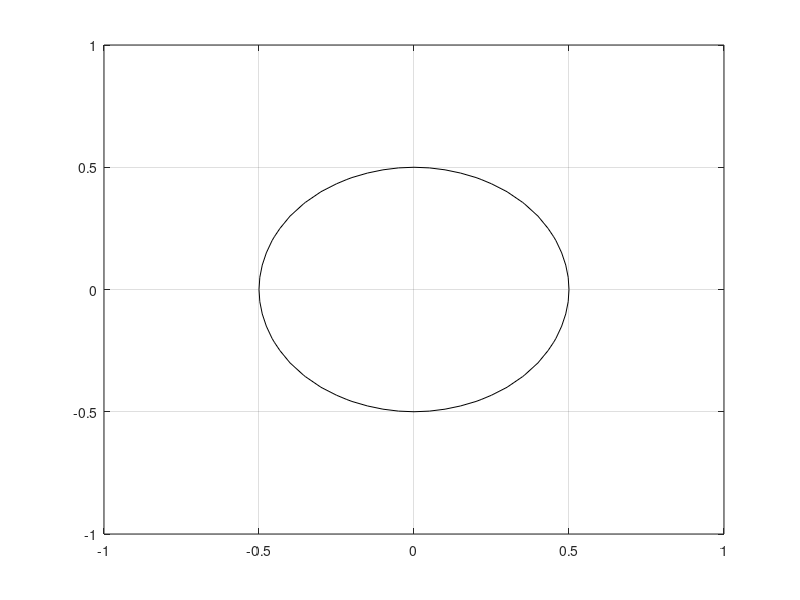

This figure's MATLAB source: (Note: this script raises an error after producing the figure.)
 %% (6/1/11, part 1 )
function main()
    a   =   -1; b =1; c= -1; d = 1;
    numSweeps = 1;
    C   =   1;
    dx  =   .05;
    dt  =   dx^2/4;
    xV  = (a:dx:b)';
    yV  = (c:dx:d)';
    fT  =  .01;
    pTime = fT/4;
    crs =   [ 'm', 'r', 'b', 'c', 'k', 'y', 'm', 'y' ];
    lgnd =  { 't = 0' };
    %%-----------------------------
    u0  = zeros( (b-a)/dx +1,(d-c)/dx +1 );
    for cnt = 1:(d-c)/dx +1
%        u0( :,cnt ) = max( abs(xV)-.5, abs(yV(cnt)) - .5 );
       u0( :,cnt ) = xV.^2 +yV(cnt)^2 - .5^2 ;
    end
    u = padarray(u0, [1 1], 0 );
%  u(:,1) = u(:,2); u(:,end)= u(:,end-1);
%  u(1,:) = u(2,:); u(end,:)= u(end-1,:);
    u(:,1) = 2*u(:,2)- u(:,3); u(:,end)= 2*u(:,end-1) - u(:,end-2);
    u(1,:) = 2*u(2,:) - u(3,:); u(end,:)= 2*u(end-1,:) - u(end-2,:);

    figure(2); contour( xV, yV,u0', [0 0], 'k' );grid; hold on;

    for t = dt:dt:fT
        ux      =   ( u( 2:end-1, 3:end) - u(2:end-1, 1:end-2) )/(2*dx);
        uy      =   ( u(3:end, 2:end-1) - u(1:end-2, 2:end-1) )/(2*dx);
        uxx     =   ( u( 2:end-1, 3:end) - 2*u(2:end-1, 2:end-1) + u(2:end-1, 1:end-2) )/(dx^2);
        uyy     =   ( u(3:end,2:end-1) - 2*u(2:end-1,2:end-1) + u(1:end-2,2:end-1) )/(dx^2);
        uxy     =   ( u(3:end,3:end) - u(3:end,1:end-2) - u(1:end-2,3:end) + u(1:end-2,1:end-2) )/(4*dx^2);
        cTerm   =   ux.^2 .* uxx + 2*ux.*uy.*uxy + uy.^2.*uyy;
        gradM2  =   ux.^2 + uy.^2 + eps; 
        u(2:end-1, 2:end-1)     =...
                    u(2:end-1, 2:end-1) +C * dt*(uxx + uyy -cTerm./gradM2);
            
        u(:,1) = 2*u(:,2)- u(:,3); u(:,end)= 2*u(:,end-1) - u(:,end-2);
        u(1,:) = 2*u(2,:) - u(3,:); u(end,:)= 2*u(end-1,:) - u(end-2,:);
        u =     sweepDist( u, dx, numSweeps );
       
        if (mod( t, pTime) == 0 )
            contour( xV, yV,u(2:end-1, 2:end-1)', [0 0], crs( round(t/pTime))  );
            lgnd = [ lgnd; ['t = ',num2str( t ) ]];
        end
    end
    u = u(2:end-1, 2:end-1);
    
      %%use secant method to estimate zero ( valid when symettric
    secCurve =  u( :, (size( u,2)-1)/2 + 1 );
    posToNeg = find( ( secCurve(1:end-1) > 0 ) & ( secCurve(2:end)<0 ) );
    uP  = secCurve( posToNeg );
    uN  = secCurve( posToNeg + 1 );
    xP  = xV( posToNeg );
    xN  = xV( posToNeg + 1 );
    xRad = xP - (uP)* (xN-xP )/(uN-uP);
   
    legend( lgnd );title( ['Integrated R = ',num2str( sqrt( .5^2 - fT*2) )] );
    xlabel( ['Final Radius from secant method: ', num2str( abs(xRad) ) ] );
    hold off;
    
    
    
    figure(1); mesh(xV, yV,u0');
    title( 'u(x,0)' );xlabel( 'x-axis');ylabel( 'y-axis');
    figure(3); mesh(xV, yV,u');
    title( [ 'u(x, ', num2str( fT ), ' )' ] );xlabel( 'x-axis');ylabel( 'y-axis');
end